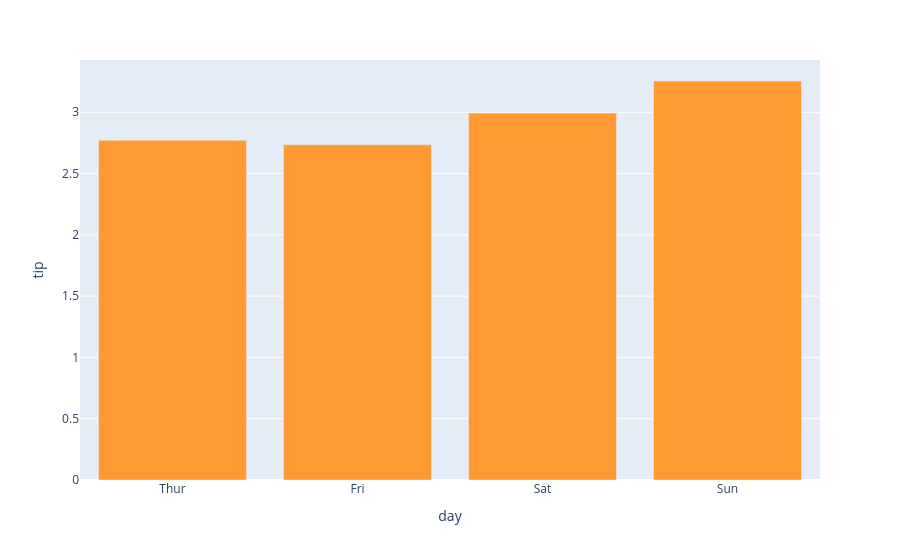

The notebook cell saved with this chart:
### Code cell
tips.groupby('day')['tip'].mean().iplot(kind = 'bar')

### Figure 1 — Plotly figure (JSON) as saved in the notebook; plotly's stock layout.template omitted (floating-point values rounded to 4 significant figures)
{"data": [{"hovertemplate": "day=%{x}<br>tip=%{y}<extra></extra>", "legendgroup": "", "marker": {"color": "#ff9933", "pattern": {"shape": ""}}, "name": "", "orientation": "v", "showlegend": false, "textposition": "auto", "type": "bar", "x": ["Thur", "Fri", "Sat", "Sun"], "xaxis": "x", "y": [2.771, 2.735, 2.993, 3.255], "yaxis": "y"}], "layout": {"barmode": "relative", "legend": {"tracegroupgap": 0}, "margin": {"t": 60}, "xaxis": {"anchor": "y", "domain": [0, 1], "title": {"text": "day"}}, "yaxis": {"anchor": "x", "domain": [0, 1], "title": {"text": "tip"}}}}
